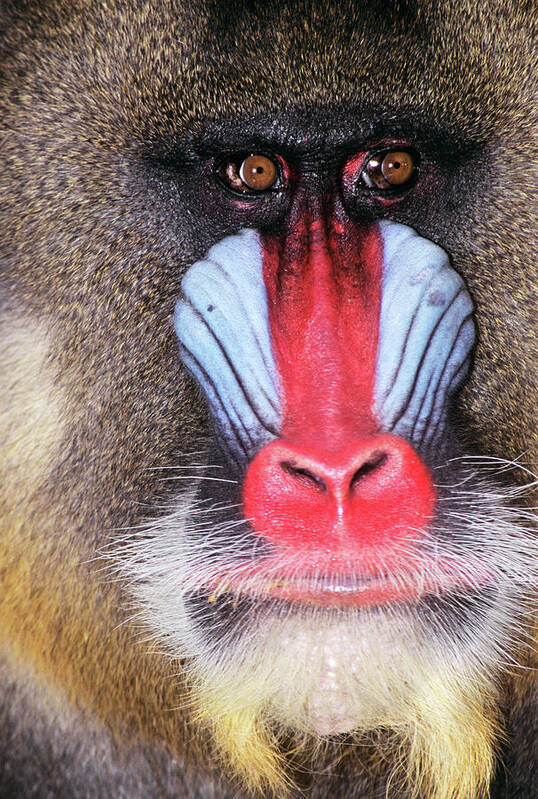
#> input picture face-of-male-mandrill-baboon-mandrillus-animal-images.jpg, 538 x 799 px
$ python zad1.py
#> lines starting #> are read from the running program, lines starting #| are printed output that depends on the picture
import cv2

image = cv2.imread("face-of-male-mandrill-baboon-mandrillus-animal-images.jpg")
#> image is the input picture: shape (799, 538, 3); mean B, G, R 108.1, 111.9, 137.8

cv2.circle(image, (250, 200), 50, (0, 0, 255), -1)

cv2.rectangle(image, (100, 300), (300, 450), (0, 255, 0), -1)

cv2.ellipse(image, (400, 400), (100, 50), 30, 0, 360, (0, 255, 255), -1)
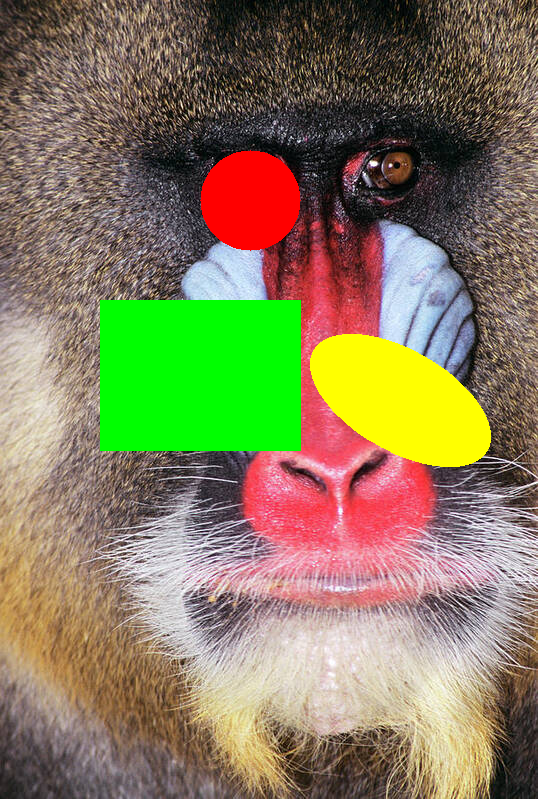
#> image: shape (799, 538, 3); mean B, G, R 92.7, 125.7, 134.7

output_filename = "mandrill_with_shapes.jpg"
cv2.imwrite(output_filename, image)
